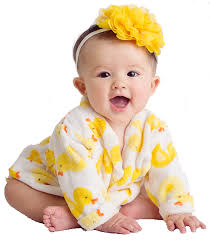
%> input picture i/imagesfolder/baby.jpg, 210 x 240 px
$ octave p1c.m   (GNU Octave 9; MATLAB toolbox functions it lacks are replaced by stand-ins)
%> lines starting %> are read from the running program, lines starting %| are printed output that depends on the picture
pkg load image;
clear;
x = imread('imagesfolder/baby.jpg');
%> x is the input picture: size 240x210x3 uint8; mean R, G, B 233.6, 215.7, 193.7
x = rgb2gray(x);
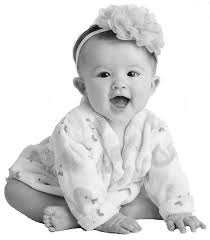
%> x: size 240x210 uint8; min 4, max 255, mean 218.5
 x = im2double(x);
%> x: size 240x210 double
 [row col] = size(x);
%> row = 240; col = 210
 gamma=2;
 c=1;
 for i = 1:row
for j = 1:col
N(i,j)=c*(x(i,j)^gamma);
endfor
endfor
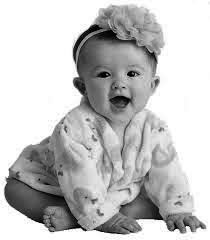
%> N: size 240x210 double; min 0.000246, max 1, mean 0.767
figure, imshow(x); title('Original Image');
figure, imshow(N); title('Gamma Transformation Filtered Image');

$ run again, with i/imagesfolder/pepper.jpg copied over i/imagesfolder/baby.jpg
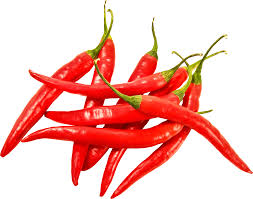
%> input picture i/imagesfolder/pepper.jpg, 253 x 199 px
%> x is the input picture: size 199x253x3 uint8; mean R, G, B 245, 187.8, 181.2
%> `x = rgb2gray(x);`:
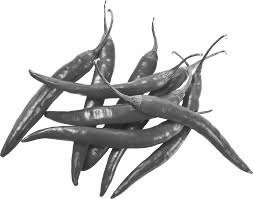
%> x: size 199x253 uint8; min 25, max 255, mean 204.1
%> after the loop `for i = 1:row`:
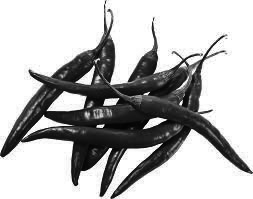
%> N: size 199x253 double; min 0.00961, max 1, mean 0.724
